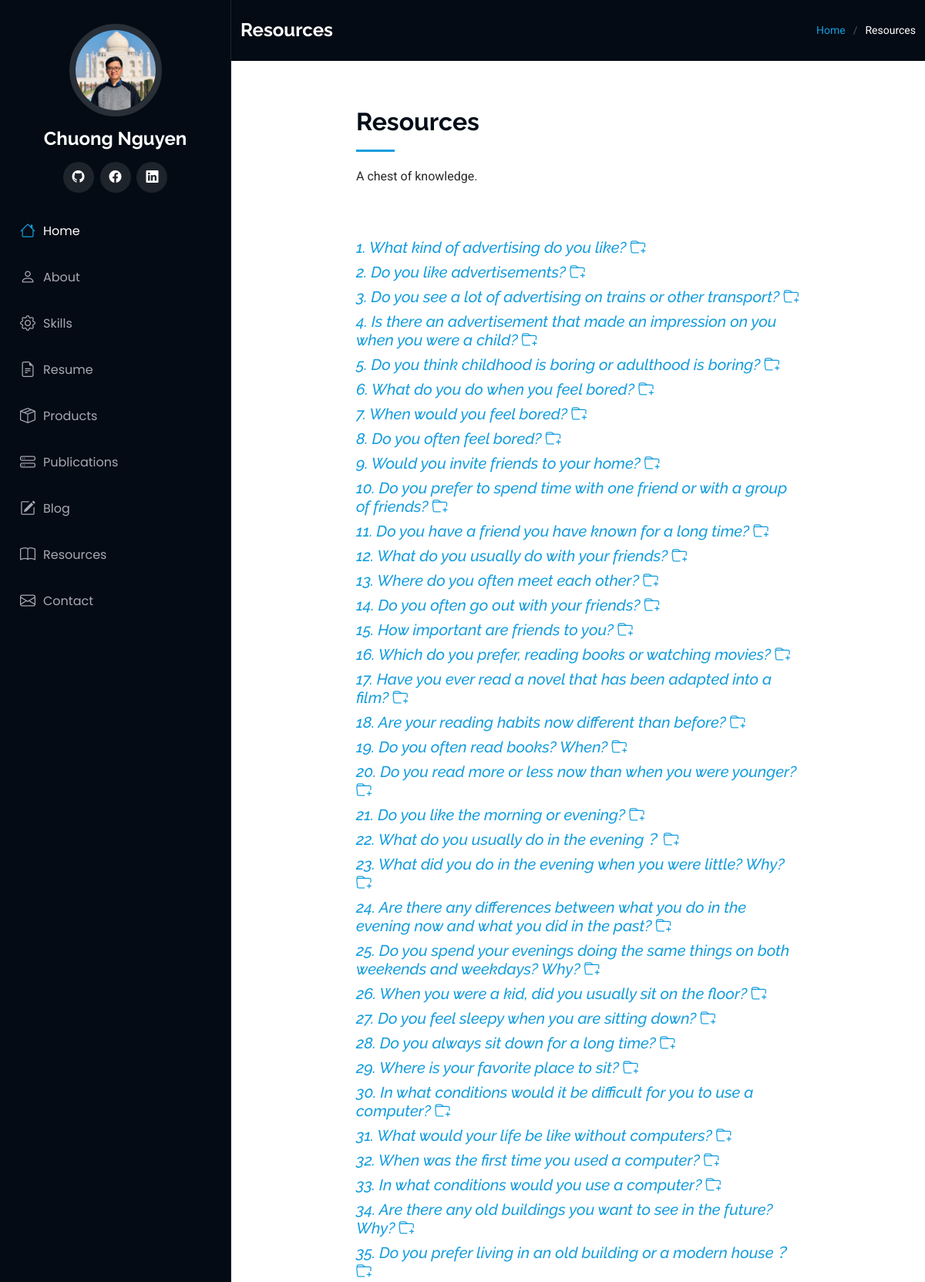
Page /resources (upper part) on the committed database.
### main.py (models this page shows)
class SpeakingEnglish(db.Model):
    __tablename__ = "speaking"
    id: Mapped[int] = mapped_column(Integer, primary_key=True)
    topic: Mapped[str] = mapped_column(String(300), nullable=False)
    solution: Mapped[str] = mapped_column(Text, nullable=False)

### main.py (the view)
@app.route('/resources', methods=['GET', 'POST'])
def resources():
    topic_data = db.session.execute(db.select(SpeakingEnglish)).scalars()
    generate_data = GenerateButton()
    if generate_data.validate_on_submit():
        topics_bank = web_scrapping()
        with open('static/assets/files/speaking-part-one.csv', 'a', newline='') as data_file:
            writer = csv.writer(data_file)
            writer.writerow(topics_bank)
        return redirect(url_for('write_to_csv'))
    return render_template('resources.html', generate_button=generate_data, topics=topic_data, current_user=current_user, is_not_home=True)

### templates/resources.html (shortened to what this page needs)
{% from 'bootstrap5/form.html' import render_form %}
{% extends 'base.html' %}
  {% block content %}
  <main class="main">
    <div class="page-title dark-background">
      <div class="container d-lg-flex justify-content-between align-items-center">
        <h1 class="mb-2 mb-lg-0">Resources</h1>
        <nav class="breadcrumbs">
          <ol>
            <li><a href="{{url_for('home')}}">Home</a></li>
            <li class="current">Resources</li>
          </ol>
        </nav>
      </div>
    </div>
    <section id="starter-section" class="starter-section section">
      <div class="container section-title" data-aos="fade-up">
        <div class="row">
          <div class="col-lg-8 mx-auto">
            <h2>Resources</h2>
            <p>A chest of knowledge.</p>
          </div>
        </div>
      </div>
      {% for topic in topics:%}
      <div class="container" data-aos="fade-up">
        <div class="row">
          <div class="col-lg-8 mx-auto rounded text-body-emphasis">
            <h5 class="display-8 fst-italic"><a href="{{url_for('resource_detail', topic_id=topic.id)}}">{{topic.id}}. {{topic.topic}}</a>
              <a href="{{url_for('add_learning_list', topic_id=topic.id)}}"><i class="bi bi-folder-plus"></i></a>
            </h5>
          </div>
        </div>
      </div>
      {% endfor %}
    </section>
  </main>
  {% endblock %}

### static/assets/css/main.css (style rules this page uses)
:root { --default-font: "Roboto", system-ui, -apple-system, "Segoe UI", Roboto, "Helvetica Neue", Arial, "Noto Sans", "Liberation Sans", sans-serif, "Apple Color Emoji", "Segoe UI Emoji", "Segoe UI Symbol", "Noto Color Emoji"; --heading-font: "Raleway", sans-serif; --nav-font: "Poppins", sans-serif; }
:root { --background-color: #ffffff; --default-color: #272829; --heading-color: #050d18; --accent-color: #149ddd; --surface-color: #ffffff; --contrast-color: #ffffff; }
:root { --nav-color: #a8a9b4; --nav-hover-color: #ffffff; --nav-mobile-background-color: #040b14; --nav-dropdown-background-color: #040b14; --nav-dropdown-color: #a8a9b4; --nav-dropdown-hover-color: #ffffff; }
.dark-background { --background-color: #040b14; --default-color: #ffffff; --heading-color: #ffffff; --surface-color: #151f2b; --contrast-color: #ffffff; }
:root { scroll-behavior: smooth; }
body { color: var(--default-color); background-color: var(--background-color); font-family: var(--default-font); }
a { color: var(--accent-color); text-decoration: none; transition: 0.3s; }
h1, h2, h3, h4, h5, h6 { color: var(--heading-color); font-family: var(--heading-font); }
@media (min-width: 1200px) { .header~main, .header~#footer { margin-left: 300px; } }
.page-title { color: var(--default-color); background-color: var(--background-color); padding: 25px 0; position: relative; }
.page-title h1 { font-size: 24px; font-weight: 700; }
.page-title .breadcrumbs ol { display: flex; flex-wrap: wrap; list-style: none; padding: 0; margin: 0; font-size: 14px; font-weight: 400; }
.page-title .breadcrumbs ol li+li { padding-left: 10px; }
.page-title .breadcrumbs ol li+li::before { content: "/"; display: inline-block; padding-right: 10px; color: color-mix(in srgb, var(--default-color), transparent 70%); }
section, .section { color: var(--default-color); background-color: var(--background-color); padding: 60px 0; overflow: clip; }
.section-title { padding-bottom: 60px; position: relative; }
.section-title h2 { font-size: 32px; font-weight: 700; margin-bottom: 20px; padding-bottom: 20px; position: relative; }
.section-title h2:after { content: ""; position: absolute; display: block; width: 50px; height: 3px; background: var(--accent-color); left: 0; bottom: 0; }
.section-title p { margin-bottom: 0; }

### rows in the picture
SpeakingEnglish: id "1", topic "What kind of advertising do you like?"
SpeakingEnglish: id "2", topic "Do you like advertisements?"
SpeakingEnglish: id "3", topic "Do you see a lot of advertising on trains or other transport?"
SpeakingEnglish: id "4", topic "Is there an advertisement that made an impression on you when you were a child?"
SpeakingEnglish: id "5", topic "Do you think childhood is boring or adulthood is boring?"
SpeakingEnglish: id "6", topic "What do you do when you feel bored?"
SpeakingEnglish: id "7", topic "When would you feel bored?"
SpeakingEnglish: id "8", topic "Do you often feel bored?"
SpeakingEnglish: id "9", topic "Would you invite friends to your home?"
SpeakingEnglish: id "10", topic "Do you prefer to spend time with one friend or with a group of friends?"
SpeakingEnglish: id "11", topic "Do you have a friend you have known for a long time?"
SpeakingEnglish: id "12", topic "What do you usually do with your friends?"
SpeakingEnglish: id "13", topic "Where do you often meet each other?"
SpeakingEnglish: id "14", topic "Do you often go out with your friends?"
SpeakingEnglish: id "15", topic "How important are friends to you?"
SpeakingEnglish: id "16", topic "Which do you prefer, reading books or watching movies?"
SpeakingEnglish: id "17", topic "Have you ever read a novel that has been adapted into a film?"
SpeakingEnglish: id "18", topic "Are your reading habits now different than before?"
SpeakingEnglish: id "19", topic "Do you often read books? When?"
SpeakingEnglish: id "20", topic "Do you read more or less now than when you were younger?"
SpeakingEnglish: id "21", topic "Do you like the morning or evening?"
SpeakingEnglish: id "22", topic "What do you usually do in the evening？"
SpeakingEnglish: id "23", topic "What did you do in the evening when you were little? Why?"
SpeakingEnglish: id "24", topic "Are there any differences between what you do in the evening now and what you did in the past?"
SpeakingEnglish: id "25", topic "Do you spend your evenings doing the same things on both weekends and weekdays? Why?"
SpeakingEnglish: id "26", topic "When you were a kid, did you usually sit on the floor?"
SpeakingEnglish: id "27", topic "Do you feel sleepy when you are sitting down?"
SpeakingEnglish: id "28", topic "Do you always sit down for a long time?"
SpeakingEnglish: id "29", topic "Where is your favorite place to sit?"
SpeakingEnglish: id "30", topic "In what conditions would it be difficult for you to use a computer?"
SpeakingEnglish: id "31", topic "What would your life be like without computers?"
SpeakingEnglish: id "32", topic "When was the first time you used a computer?"
SpeakingEnglish: id "33", topic "In what conditions would you use a computer?"
SpeakingEnglish: id "34", topic "Are there any old buildings you want to see in the future? Why?"
SpeakingEnglish: id "35", topic "Do you prefer living in an old building or a modern house？"
